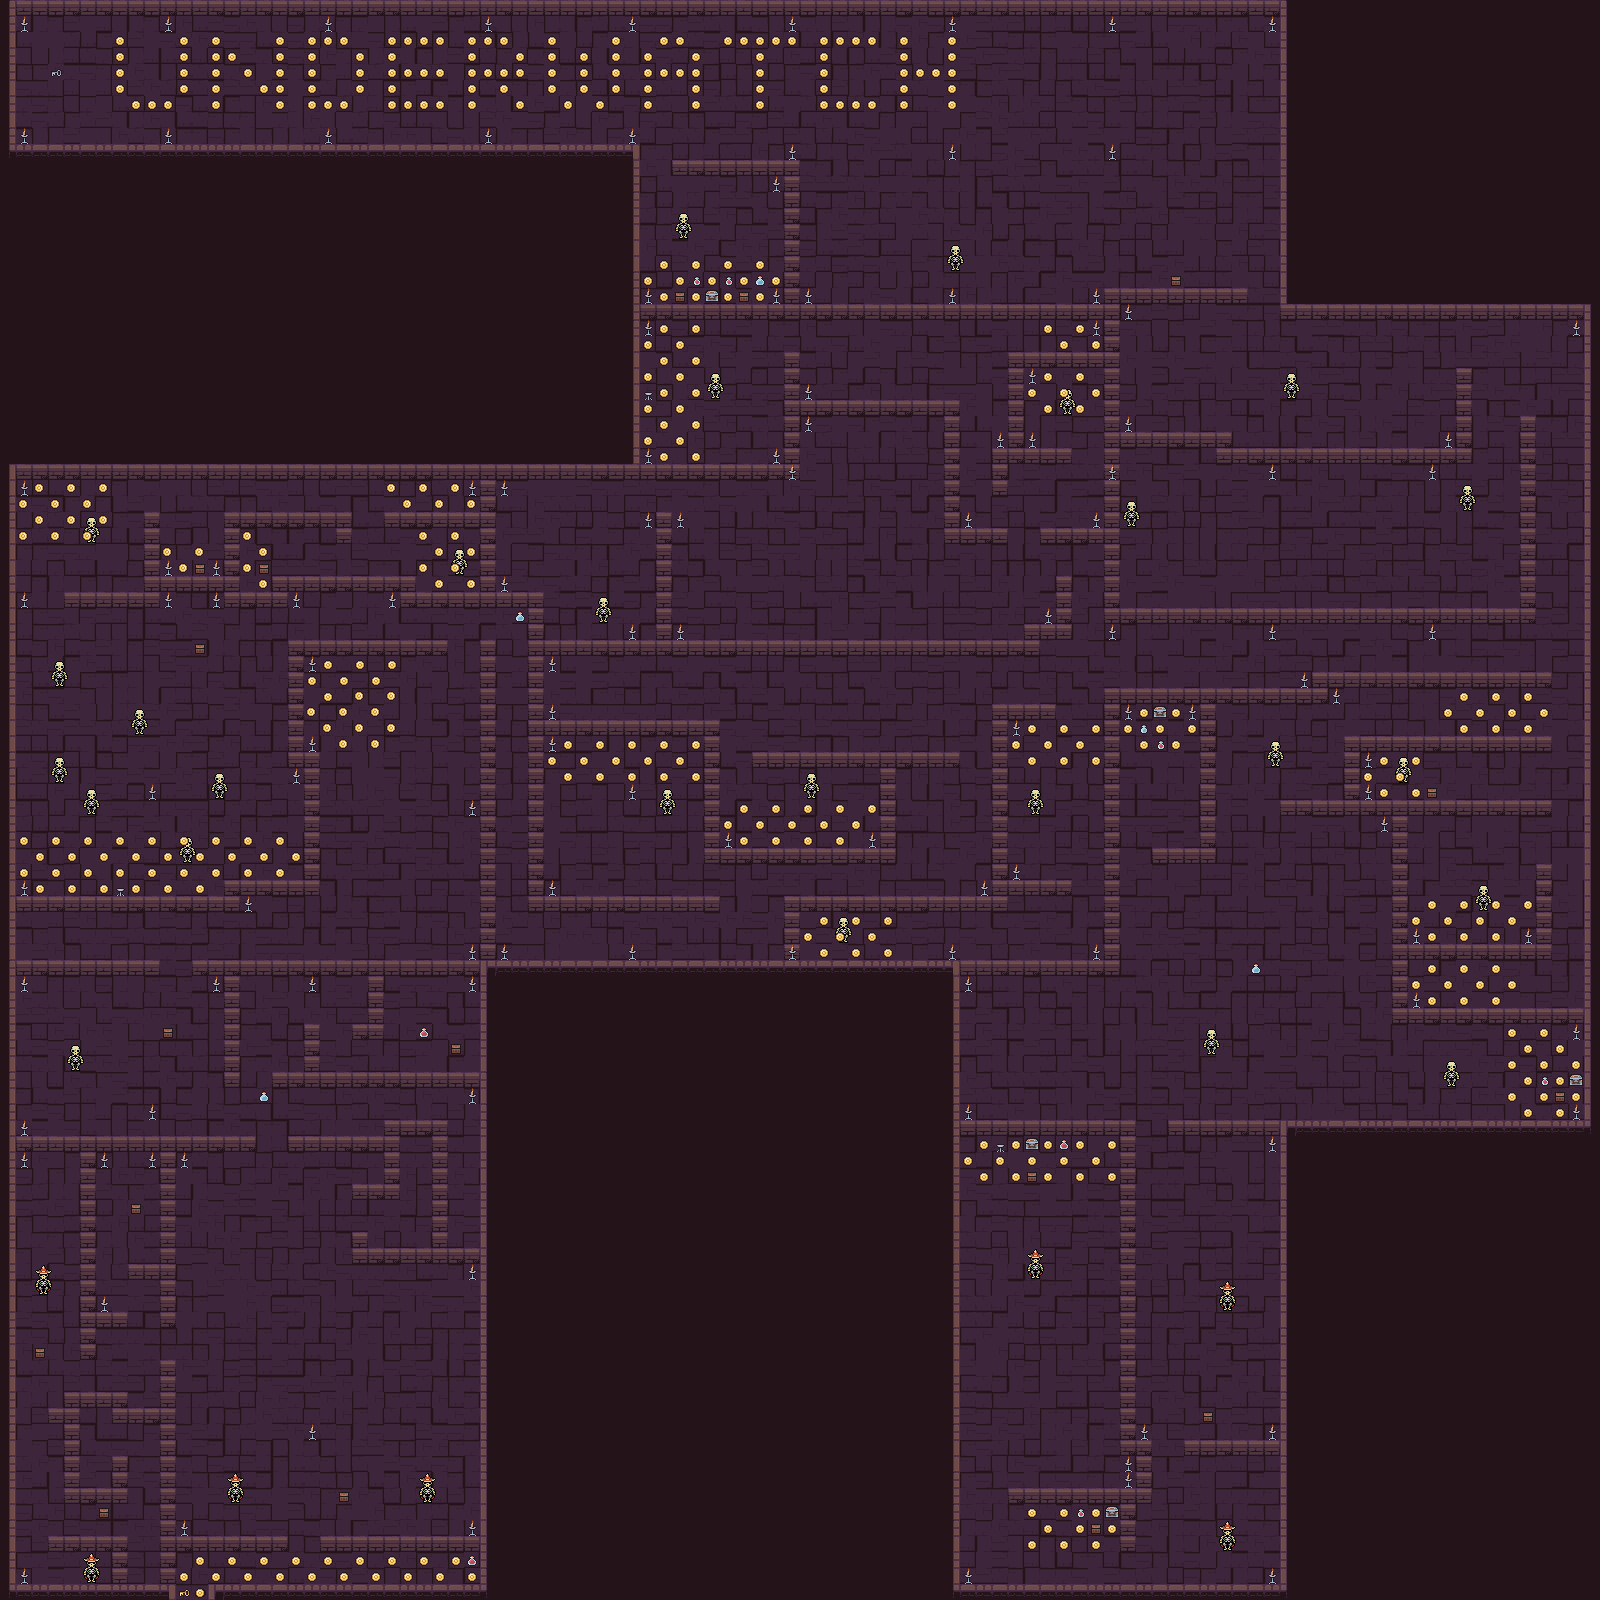

This game map was drawn from its Tiled (.tmx) file and the tilesets committed beside it. A one-line description and the trimmed map source follow:
An orthogonal 100x100 tile map with 16x16 px tiles, 12 tile layers (bottom, teleporter, start, ammo, ...), 2 tilesets.

<map version="1.10" tiledversion="1.10.2" orientation="orthogonal" renderorder="right-down" width="100" height="100" tilewidth="16" tileheight="16" infinite="0" nextlayerid="14" nextobjectid="1">
 <properties>
  <property name="inside" type="bool" value="true" />
 </properties>
 <tileset firstgid="1" source="../tileSets/tilesetsDungeon/Dungeon_Tileset.tsx" />
 <tileset firstgid="101" source="../tileSets/tilesetsDungeon/Dungeon_Monster.tsx" />
 <layer id="1" name="bottom" width="100" height="100">
  <properties>
   <property name="render" value="below" />
  </properties>
  <data>[10000 cells, 10000 non-empty, 13 distinct tile ids]</data>
 </layer>
 <layer id="5" name="teleporter" width="100" height="100">
  <properties>
   <property name="destination" value="LEVEL3" />
  </properties>
  <data>[10000 cells, 2 non-empty, 1 distinct tile ids]</data>
 </layer>
 <layer id="9" name="start" width="100" height="100">
  <data>[10000 cells, 1 non-empty, 1 distinct tile ids]</data>
 </layer>
 <layer id="12" name="ammo" width="100" height="100">
  <data>[10000 cells, 17 non-empty, 1 distinct tile ids]</data>
 </layer>
 <layer id="10" name="hp" width="100" height="100">
  <data>[10000 cells, 8 non-empty, 2 distinct tile ids]</data>
 </layer>
 <layer id="11" name="speed" width="100" height="100">
  <data>[10000 cells, 5 non-empty, 2 distinct tile ids]</data>
 </layer>
 <layer id="2" name="walls" width="100" height="100">
  <properties>
   <property name="render" value="below" />
  </properties>
  <data>[10000 cells, 1422 non-empty, 20 distinct tile ids]</data>
 </layer>
 <layer id="3" name="enemy" width="100" height="100">
  <data>[10000 cells, 33 non-empty, 2 distinct tile ids]</data>
 </layer>
 <layer id="6" name="coins" width="100" height="100">
  <data>[10000 cells, 394 non-empty, 1 distinct tile ids]</data>
 </layer>
 <layer id="13" name="damage" width="100" height="100">
  <data>[10000 cells, 3 non-empty, 1 distinct tile ids]</data>
 </layer>
 <layer id="7" name="torch" width="100" height="100">
  <data>[10000 cells, 122 non-empty, 1 distinct tile ids]</data>
 </layer>
 <layer id="8" name="chests" width="100" height="100">
  <data>[10000 cells, 5 non-empty, 1 distinct tile ids]</data>
 </layer>
</map>
